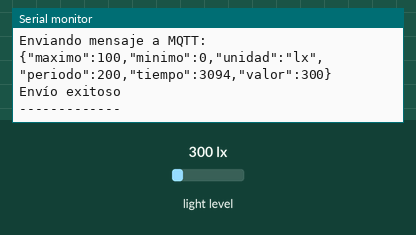
Simulated run of this sketch. Board: ESP32. Shown: the last lines printed to the serial monitor. The inputs (shaded band) are chosen by the test bench; at power-on: light level 300 lx. WiFi joins after 1.5 s; servers stay silent unless stated; no MQTT or app messages arrive unless stated.

Above: at 3.2 s.
3.3 s: light level set to 40 lx
At 3.46 s:
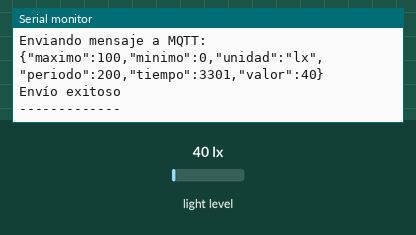
4.8 s: light level set to 500 lx
At 4.91 s:
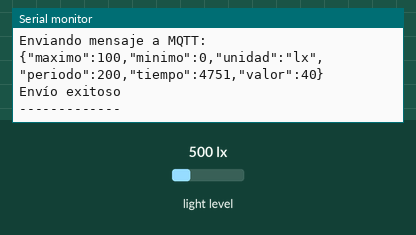
Timing chart, 0 to 7.8 s (numbered marks = the images above; inputs shaded):
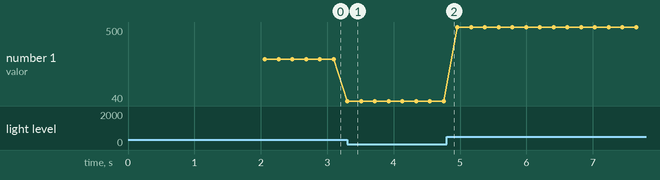

The sketch:

app44.ino
```cpp
#include <WiFi.h>
#include <PubSubClient.h>
#include <Wire.h>
#include <BH1750.h>
#include <ArduinoJson.h>

// ----- Sensor -----
BH1750 lightMeter(0x23);   // Si tu pin ADD está a VCC, cambia a 0x5C

StaticJsonDocument<300> doc;

float valor = 0.0;
unsigned long tiempo = 0;
const unsigned long periodo = 200;   // mejor que 100 ms para BH1750

const float minimo = 0;
const float maximo = 100;

// ----- WiFi -----
const char* ssid     = "Comunidad_UNMED";
const char* password = "wifi_med_213";

// ----- MQTT -----
const char* mqtt_server  = "45.56.74.248";
const int   mqttPort     = 1883;
const char* mqttUser     = "fisica";
const char* mqttPassword = "iotfisica";

// Te recomiendo usar un tópico para luz, no el mismo de RGB.
// Si vas a reutilizar el mismo por prueba, déjalo igual.
const char* topico       = "iot/simulaciones/lux/equipoMM";
// Ejemplo mejor: "iot/simulaciones/lux/equipoMM"

WiFiClient espCliente;
PubSubClient mqttCliente(espCliente);

// ----- Funciones -----
void conectarToWiFi();
void setupMQTT();
void reconnect();
void publicarDato();
void configurarI2C();

// ----- Setup -----
void setup() {
  Serial.begin(115200);
  delay(500);

  configurarI2C();

  if (lightMeter.begin(BH1750::CONTINUOUS_HIGH_RES_MODE, 0x23, &Wire)) {
    Serial.println(F("BH1750 inicializado correctamente"));
  } else {
    Serial.println(F("Error inicializando BH1750"));
  }

  conectarToWiFi();
  setupMQTT();
}

// ----- Loop -----
void loop() {
  if (!mqttCliente.connected()) {
    reconnect();
  }
  mqttCliente.loop();

  valor = lightMeter.readLightLevel();
  tiempo = millis();

  publicarDato();

  delay(periodo);
}

// ----- I2C con pines personalizados -----
void configurarI2C() {
  Wire.begin(18, 19, 100000);   // SDA=18, SCL=19, 100 kHz
}

// ----- WiFi -----
void conectarToWiFi() {
  Serial.println();
  Serial.print("Conectando a WiFi: ");
  Serial.println(ssid);

  WiFi.begin(ssid, password);

  while (WiFi.status() != WL_CONNECTED) {
    delay(500);
    Serial.print(".");
  }

  Serial.println();
  Serial.println("WiFi conectado");
  Serial.print("IP address: ");
  Serial.println(WiFi.localIP());
}

// ----- MQTT -----
void setupMQTT() {
  mqttCliente.setServer(mqtt_server, mqttPort);
  mqttCliente.setBufferSize(256);
}

void reconnect() {
  while (!mqttCliente.connected()) {
    Serial.print("Conectando a Broker MQTT... ");

    String clientId = "ESP32Client-";
    clientId += String((uint32_t)ESP.getEfuseMac(), HEX);

    if (mqttCliente.connect(clientId.c_str(), mqttUser, mqttPassword)) {
      Serial.println("conectado");
      Serial.print("Publicando en: ");
      Serial.println(topico);
    } else {
      Serial.print("falló, rc=");
      Serial.print(mqttCliente.state());
      Serial.println(" reintentando en 3 s");
      delay(3000);
    }
  }
}

// ----- Publicar JSON -----
void publicarDato() {
  doc.clear();
  doc["maximo"] = maximo;
  doc["minimo"] = minimo;
  doc["unidad"]  = "lx";
  doc["periodo"] = periodo;
  doc["tiempo"]  = tiempo;
  doc["valor"]   = valor;

  char buffer[200];
  size_t n = serializeJson(doc, buffer, sizeof(buffer));

  Serial.println("Enviando mensaje a MQTT:");
  Serial.println(buffer);

  if (mqttCliente.publish(topico, buffer, n)) {
    Serial.println("Envío exitoso");
  } else {
    Serial.println("Error en el envío");
  }

  Serial.println("-------------");
}
```

Measured:
- after the input at 3.3 s, the serial monitor: prints a new line at once (image 1)
- plotted number 1: 300 → 40 after the input at 3.3 s, 40 → 500 after the input at 4.8 s
